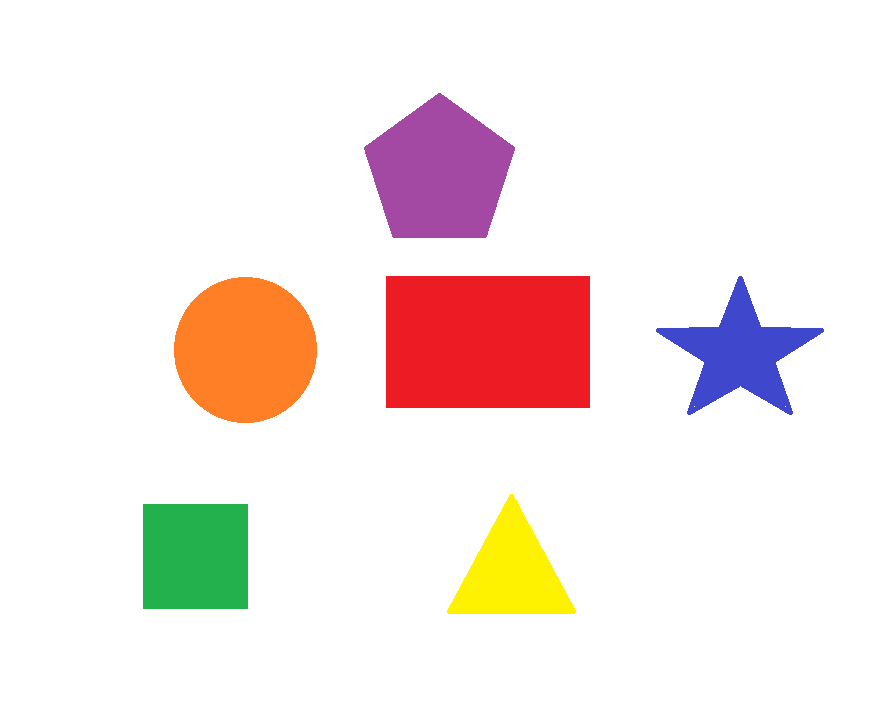
#> input picture shapes.png, 890 x 726 px
$ python ShapeDetection.py
#> lines starting #> are read from the running program, lines starting #| are printed output that depends on the picture; after the words box and inside, x2 and y2 are one past the last pixel; in counts of white or black regions, pixels touching at a corner belong together
import cv2

def text(img, word, x, y):
    cv2.putText(img, word, (x, y), cv2.FONT_HERSHEY_SIMPLEX, 0.5, (0, 0, 0))

img = cv2.imread("shapes.png")
#> img is the input picture: shape (726, 890, 3); mean B, G, R 231.3, 234, 245.7
gray = cv2.cvtColor(img, cv2.COLOR_BGR2GRAY)
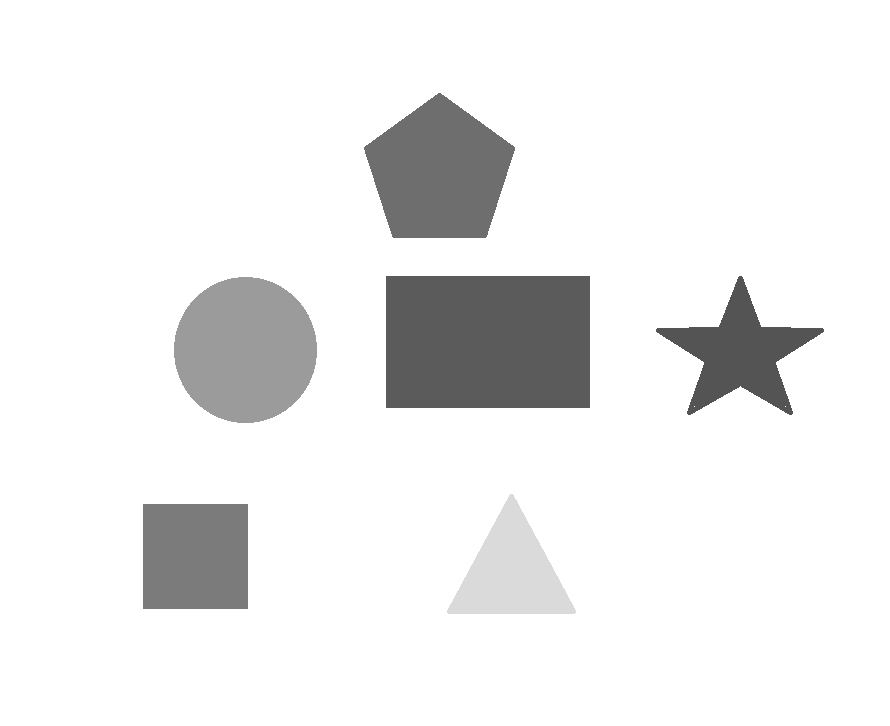
#> gray: shape (726, 890); min 84, max 255, mean 237.1
blur = cv2.GaussianBlur(gray, (3, 3), 0)
_, th = cv2.threshold(blur, 220, 255, cv2.THRESH_BINARY)
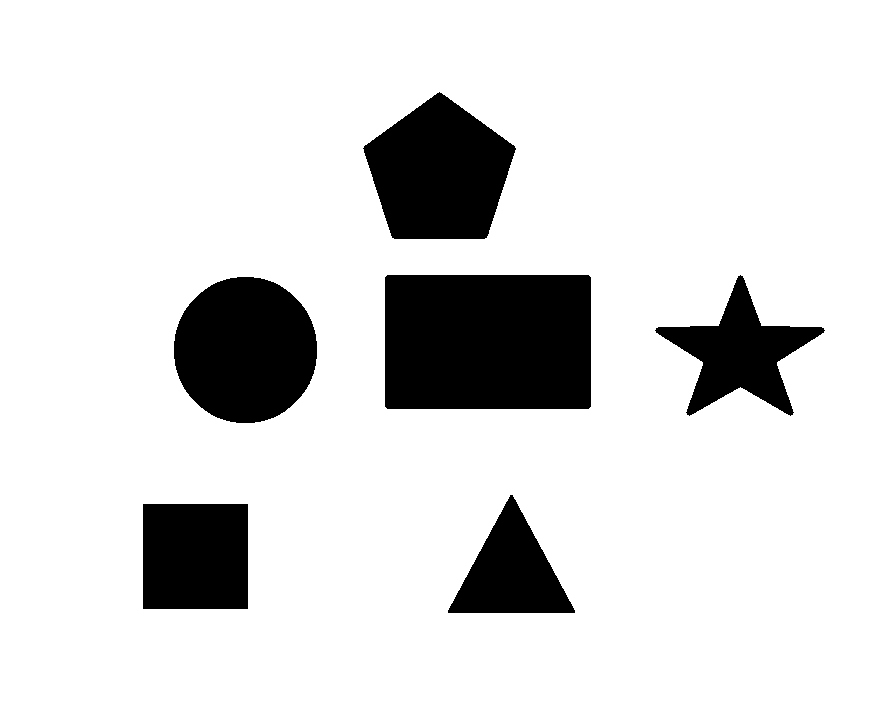
#> th: shape (726, 890); 86.4% white; 6 black regions

contours, _ = cv2.findContours(th, cv2.RETR_TREE, cv2.CHAIN_APPROX_SIMPLE)
#> contours = 7 contours; box (x1, y1, x2, y2) and area: (0, 0, 890, 726) 644525, (384, 274, 592, 410) 27927, (173, 276, 318, 424) 16687, (362, 91, 517, 240) 15829, (142, 503, 249, 610) 11234, (654, 274, 826, 417) 9500, (447, 494, 576, 614) 7935
#cv2.drawContours(img, contours, -1, (0, 0, 0), 3)
for contour in contours:

    # cv2.arcLength(): Perimeter of Shape.
    #   1st arg : contour points
    #   2nd : For close shape it is True otherwise false

    # approxPolyDp(): It approximates contour shape based on precision(3rd arg).
    #   1st arg: contour points(boundary points)
    #   2nd arg: epsilon (approxiamte value or precision value)
    #       Note: The closer the epsilon to 0, the higher the accuracy.
    #   3rd arg: True for close shape otherwise False.
    approx = cv2.approxPolyDP(contour, 0.01*cv2.arcLength(contour, True), True)
    print(f"Approx: {approx}")

    # Another way of writing drawContours
    # 2nd arg: List of contour points.
    # 3rd: Index. Because we take elements of contours 1 by 1 as contour
    # It means approx has only 1 element
    # So, to draw from that element we write 3rd arg as 0.
    # For more clarification comment just next statement.
    # And uncomment 2nd next statement.
    cv2.drawContours(img, [approx], 0, (0, 0, 0), 5)
    #cv2.drawContours(img, approx, -1, (0, 0, 0), 5)

    # ravel() flatens any array.
    x = approx.ravel()[0]
    y = approx.ravel()[1]
    #print(f"(x, y): ({x},{y})")
    sides = len(approx)
    if sides == 3:
        text(img, "Triangle", x-30, y+70)
        # x-30 and y+70 write only used to align text
        # Don't worry about them so much.
    elif sides == 4:
        x1, y1, w, h = cv2.boundingRect(approx)
        #print(f"(x1, y1): ({x1}, {y1})")
        aspectRatio = w/h
        # aspectRatio must be 1 for square.
        # But here we take approximation that it lies in [0.95, 1.05].
        if aspectRatio >= 0.95 and aspectRatio <= 1.05:
            text(img, "Square", x+20, y+30)
        else:
            text(img, "Rectangle", x+40, y+60)
    elif sides == 5:
        text(img, "Pentagon", x-30, y+50)
    elif sides == 10:
        text(img, "Star", x+60, y+40)
    else:
        text(img, "Circle", x, y+40)
#> this loop made 7 passes
#> (approx, x, y, sides, x1, y1, w, h) on passes 1, 2, 6: ([[0, 0], [0, 725], [889, 725], [889, 0]], 0, 0, 4, 0, 0, 890, 726), ([[142, 504], [247, 503], [248, 608], [143, 609]], 142, 504, 4, 142, 503, 107, 107), ([[384, 277], [588, 274], [591, 406], [387, 409]], 384, 277, 4, 384, 274, 208, 136)
#> (x, y, sides) on passes 4, 5, 7: (237, 276, 16), (655, 328, 10), (439, 91, 5)
#> (printed output is left out)
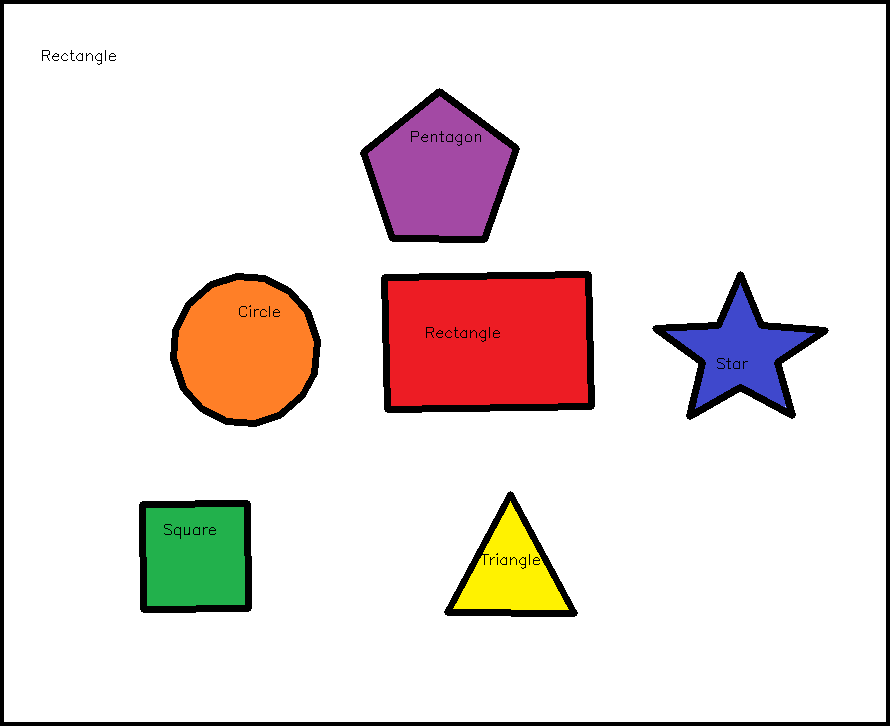
#> img: shape (726, 890, 3); 5.34% of pixels changed, all inside (x1, y1, x2, y2) = (0, 0, 890, 726)
cv2.imshow("Image", img)
if cv2.waitKey(0) & 0xFF == ord('q'):
#> (key q is pressed here)
    cv2.destroyAllWindows()
